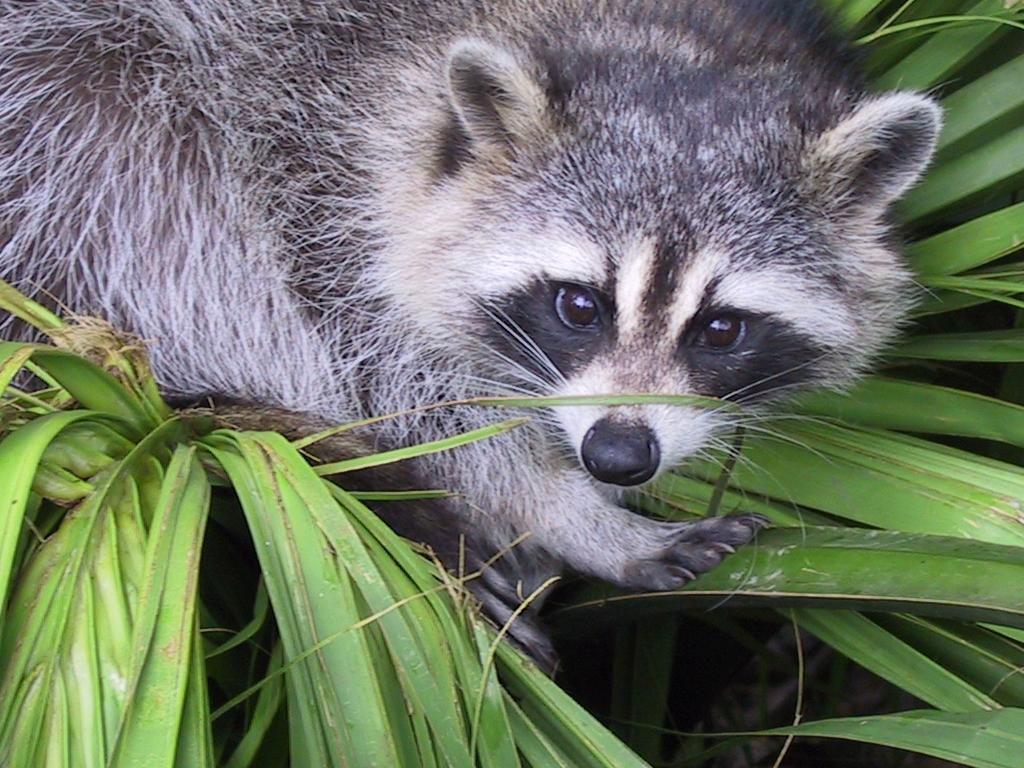
#> input picture Python01/ex04/animal.jpeg, 1024 x 768 px
$ python rotate.py
#> lines starting #> are read from the running program, lines starting #| are printed output that depends on the picture
### Python01/ex04/load_image.py
import matplotlib.image as mpimg


# Needs a return type
def ft_load(path: str) -> list:
    """
    Load an image from a file and return it as a nested list
    of pixel values in RGB

    Args:
        path (str): Path to the image file to load.

    Returns:
        list: A 3D nested list representing the image
        For RGB images, the shape is (height, width, 3)

    Raises:
        FileNotFoundError: If the file does not exist.
        PermissionError: If the file cannot be accessed due to permissions
        OSError: If the file cannot be read as an image.
    """
#> called with path = 'animal.jpeg'
    try:
        img = mpimg.imread(path)
#> img is the input picture: shape (768, 1024, 3); mean R, G, B 110.7, 117.7, 102.1
    except FileNotFoundError as e:
        raise Exception(f"FileNotFoundError: {e}")
    except PermissionError as e:
        raise Exception(f"PermissionError: {e}")
    except OSError as e:
        raise Exception(f"OSError: {e}")

    # print(f"The shape of image is: {img.shape}")
    # print(img)
    return img


def main():
    print(ft_load("landscape.jpg"))


# [2 lines that do not run on import are left out]

### Python01/ex04/rotate.py
from load_image import ft_load
import matplotlib.pyplot as plt
import numpy as np


def zoom(image: list, start_r: int, end_r: int, start_c: int, end_c: int) \
        -> np.ndarray:
    """
    Crop a region of an image and convert it to grayscale.
ft_load
    The function extracts a slice of the image using the given row and
    column indices. If the image has RGB channels, it converts the
    cropped region to grayscale using a luminance formula.

    Args:
        image (list | numpy.ndarray): Image array to process.
        start_r (int): Starting row index of the slice.
        end_r (int): Ending row index of the slice.
        start_c (int): Starting column index of the slice.
        end_c (int): Ending row index of the slice.

    Returns:
        list: Grayscale cropped image with shape (H, W, 1).

    Raises:
        TypeError: If the provided image is not a NumPy array.
        ValueError: If the sake a function that takes a path as argument,
                    writes thelice indices are outside the image bounds
                    or if the start indices are greater than the end indices
    """
#> called with start_r = 105, end_r = 505, start_c = 450, end_c = 850
    try:
        if not isinstance(image, np.ndarray):
            raise TypeError("Image must be a numpy array")
        h, w = image.shape[:2]
#> h = 768; w = 1024

        if end_r > h or end_c > w:
            raise ValueError("Slice outside image bounds")
        if start_r > end_r or start_c > end_c:
            raise ValueError("Start value is bigger than End value")

        new_image = image[start_r:end_r, start_c:end_c]
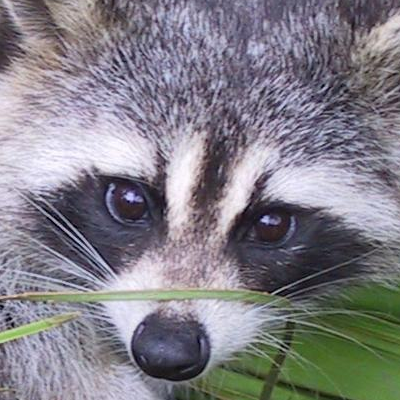
#> new_image: shape (400, 400, 3); mean R, G, B 129.9, 127.2, 135

        if new_image.ndim == 3:
            new_image_gray = np.dot(
                new_image[..., :3], [0.2989, 0.5870, 0.1140])
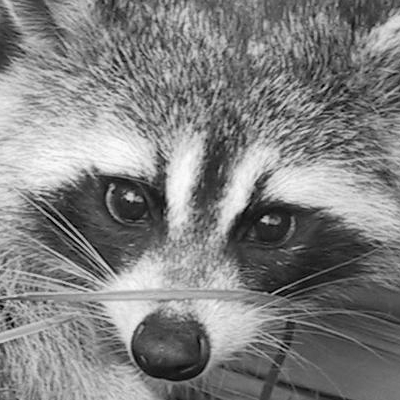
#> new_image_gray: shape (400, 400) float64; min 0.228, max 253.2, mean 128.9
        else:
            new_image_gray = new_image

        new_image_gray_1 = new_image_gray[:, :, np.newaxis]

        print(f"The shape of image is: \
{new_image_gray_1.shape} or {new_image_gray.shape}")
#| The shape of image is: (400, 400, 1) or (400, 400)
        print(new_image_gray_1.astype(np.uint8))
#> (printed output is left out)
        return new_image_gray_1
    except TypeError as e:
        raise Exception(f"TypeError: {e}")
    except ValueError as e:
        raise Exception(f"ValueError: {e}")


def rotate(image: list, start_r: int, end_r: int, start_c: int, end_c: int) \
        -> np.ndarray:
    """
    Receive an Image and Transpose it without the use of libraries

    The function extracts a slice of the image using the given row and
    column indices

    Args:
        image (list | numpy.ndarray): Image array to process.
        start_r (int): Starting row index of the slice.
        end_r (int): Ending row index of the slice.
        start_c (int): Starting column index of the slice.
        end_c (int): Ending row index of the slice.

    Returns:
        list: Grayscale Transposed image with shape (H, W).
    """
    crop_image = zoom(image, start_r, end_r, start_c, end_c)

    crop_image = crop_image.squeeze()

    h, w = crop_image.shape
#> h = 400; w = 400

    transposed_image = np.empty((w, h), dtype=crop_image.dtype)

    for i in range(h):
        for j in range(w):
            transposed_image[j, i] = crop_image[i, j]
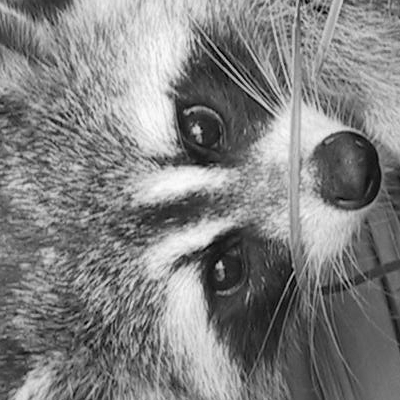
#> transposed_image: shape (400, 400) float64; min 0.228, max 253.2, mean 128.9

    print(f"New shape after Transpose: {transposed_image.shape}")
#| New shape after Transpose: (400, 400)
    print(transposed_image)
#> (printed output is left out)

    return transposed_image


def main():
    try:
        image = ft_load("animal.jpeg")
        new_image = rotate(image, 105, 505, 450, 850)
        plt.imshow(new_image, cmap="gray")
        plt.show()
    except Exception as e:
        print(f"Error: {e}")


if __name__ == "__main__":
    main()
